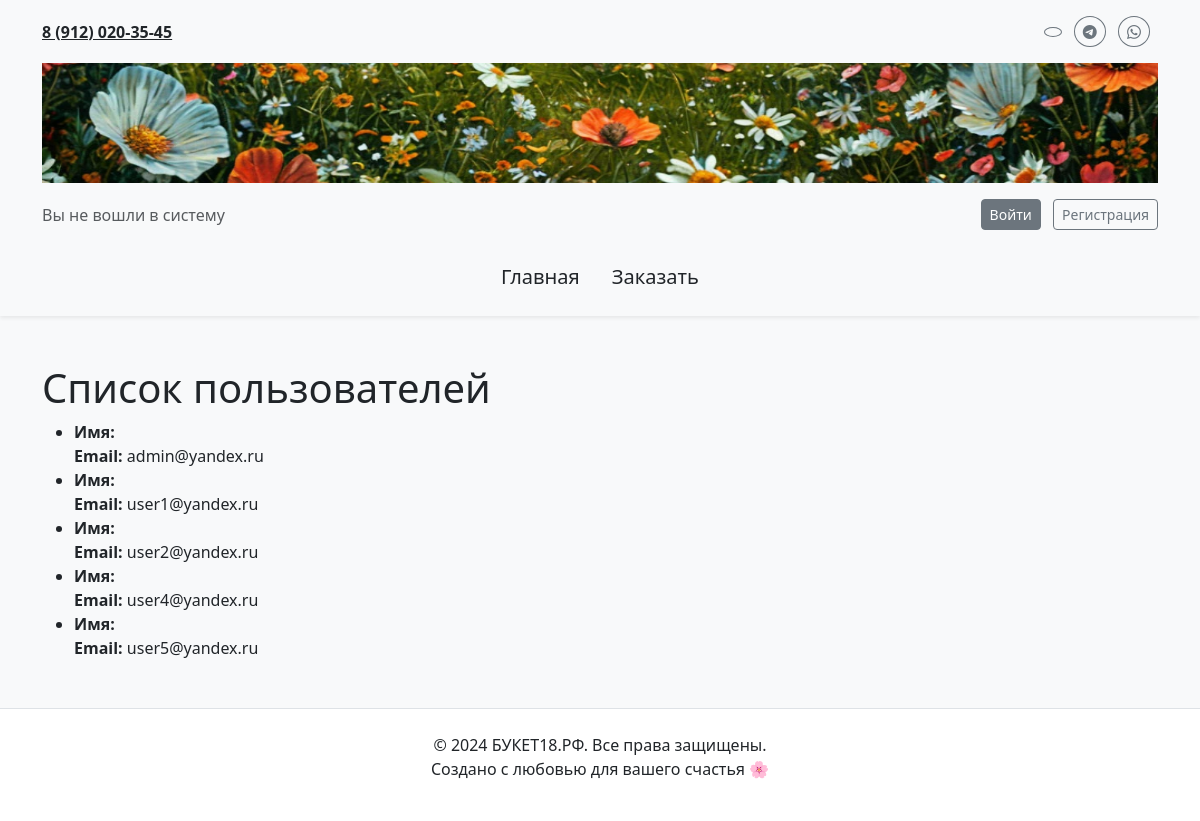
The app's page /users/, older data.
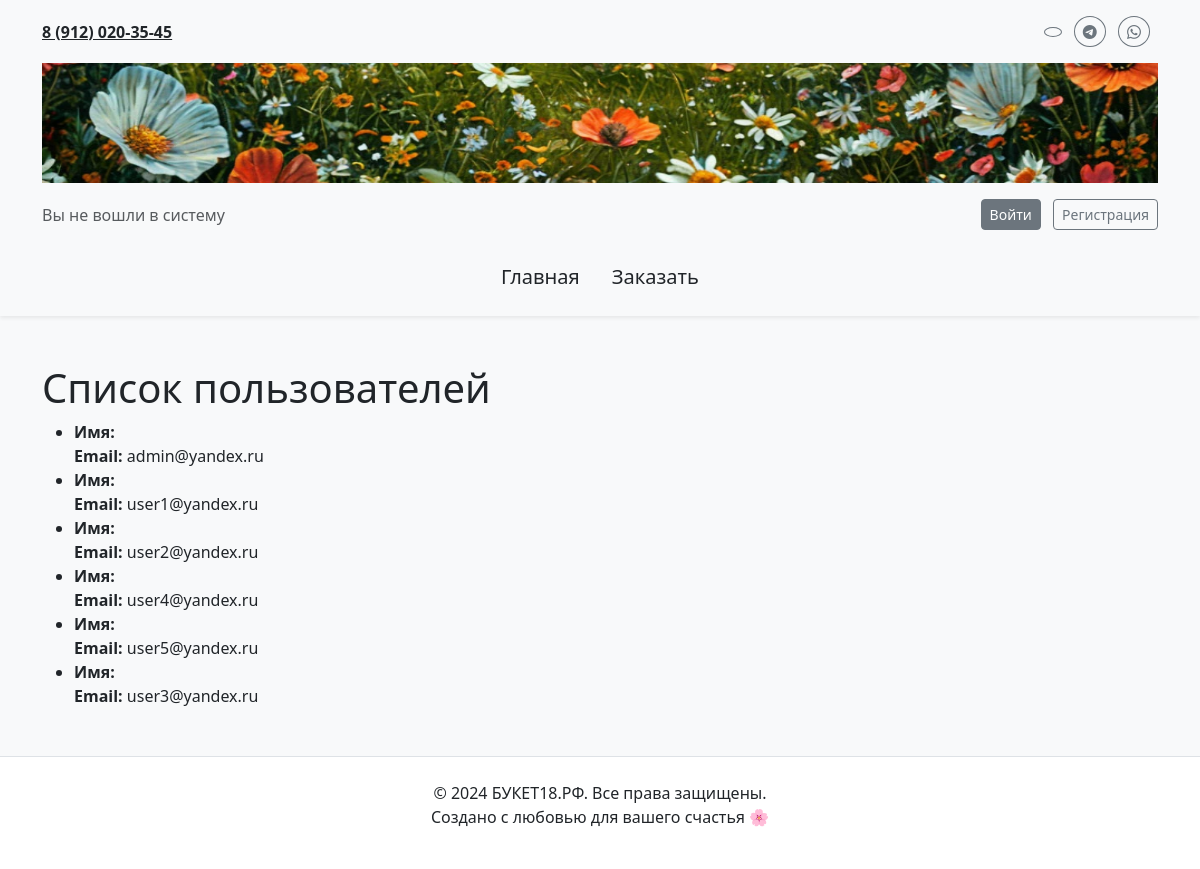
The same page, newer data.
### main/models.py (models this page shows, shortened)
class CustomUser(AbstractUser):
    phone_number = models.CharField(max_length=15, blank=True, null=True)
    class Meta:
        verbose_name = "Пользователь"
        verbose_name_plural = "Пользователи"

### main/views.py (the view)
# urls.py: path('users/', views.user_list, name='user'),
def user_list(request):
    users = User.objects.all()
    form = OrderForm()
    return render(request, 'main/user.html', {'users': users, 'form': form})

### main/templates/main/user.html (shortened to what this page needs)
{% extends 'main/layoute.html' %}
{% load static %}
{% block content %}
    {% if users %}
        <h1>Список пользователей</h1>
        <ul>
            {% for user in users %}
                <li>
                    <strong>Имя:</strong> {{ user.name }} <br>
                    <strong>Email:</strong> {{ user.email }}
                </li>
            {% endfor %}
        </ul>
    {% else %}
        <h1>Нет пользователей</h1>
    {% endif %}
{% endblock %}

Row changes from the older to the newer data that the page shows:
added CustomUser: email "user3@yandex.ru"
